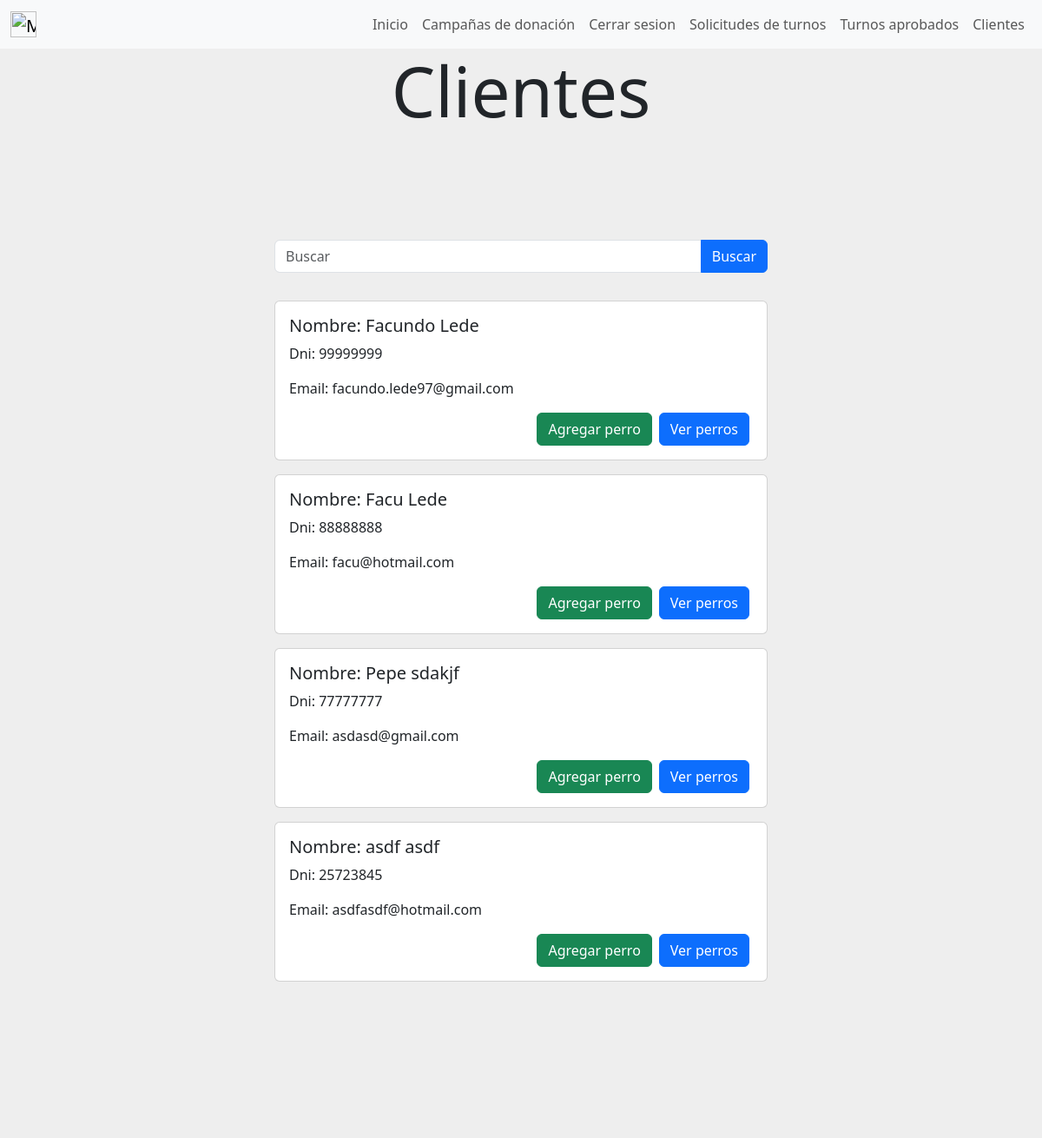
The app's page /clientes (signed in), older data.
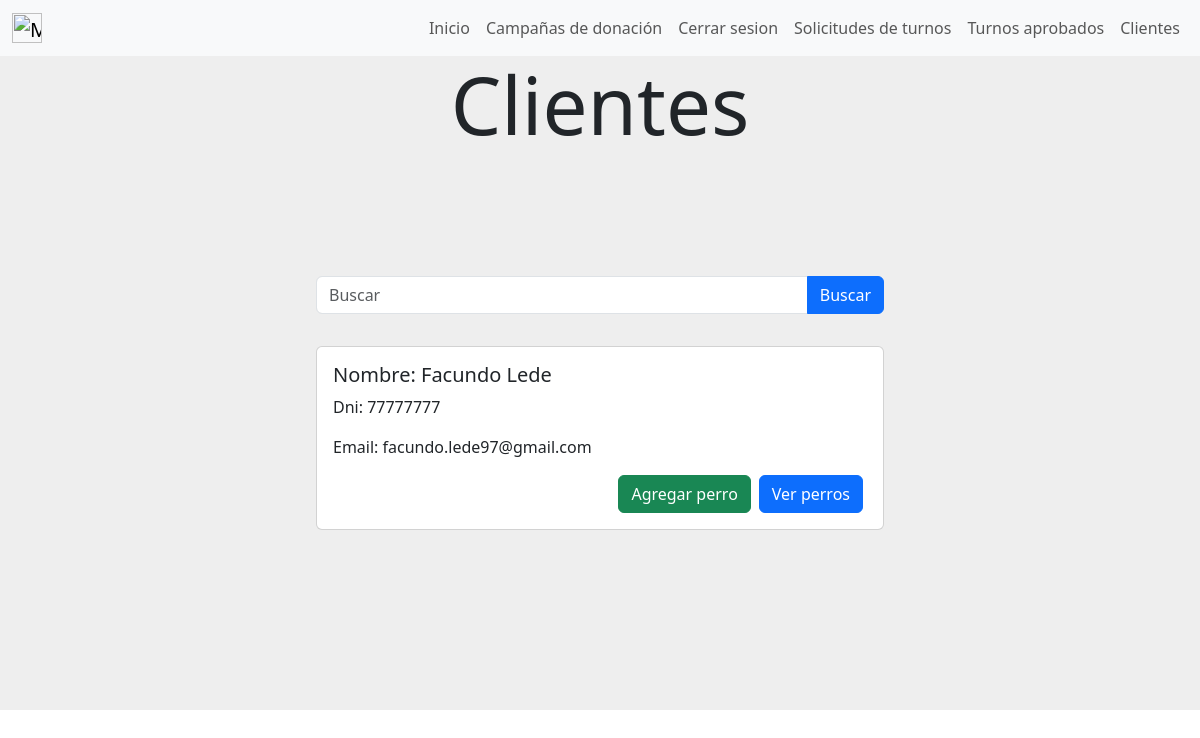
The same page, newer data.
### user/models.py (models this page shows)
class User(AbstractUser):
    dni = models.CharField(max_length=8, unique=True)
    email = models.EmailField(unique=True)

### gestion_de_clientes/views.py (the view)
# urls.py: path('clientes',views.clientes, name= "clientes"),
def clientes(request):
    search_query = request.GET.get("search")
    clientes = User.objects.filter(is_superuser=False)
    if request.method == "GET" and "search" in request.GET:
        if search_query:
            clientes = clientes.filter(dni__icontains=search_query)
    context = {
        "clientes": clientes,
        "search_query": search_query
    }
    return render(request, "gestion_de_clientes/clientes.html", context)

### gestion_de_clientes/templates/gestion_de_clientes/clientes.html (shortened to what this page needs)
{% extends "gestion_de_usuarios/base.html" %}
{% block content %}
{% if user.is_superuser %}
<div style="background-color:#eee;height: 20%;text-align: center;">
    <h1 class="display-1">Clientes</h1>
</div>
<div style="background-color:#eee;height: 5%;text-align: center;">
</div>
<div class="container-fluid" style="background-color: #eee; padding: 20px;">
    <div class="row justify-content-center">
        <div class="col-md-6">
            <form action="" method="GET" class="input-group">
                <input type="text" class="form-control" name="search" placeholder="Buscar" aria-label="Buscar" aria-describedby="search-button">
                <button class="btn btn-primary" type="submit" id="search-button">Buscar</button>
            </form>
        </div>
    </div>
    {% if clientes.count != 0 %}
        {% if search_query %}
            {% for cliente in clientes %}
            <div class="row justify-content-center mt-3">
                <div class="col-md-6">
                    <div class="card">
                        <div class="card-body">
                            <h5 class="card-title">Nombre: {{ cliente.first_name }} {{cliente.last_name}}</h5>
                            <p class="card-text">Dni: {{ cliente.dni }}</p>
                            <p class="card-text">Email: {{ cliente.email }}</p>
                            <div class="d-flex justify-content-end">
                                <a href = "{% url 'cargar_perro' cliente.id %}" class="btn btn-success mx-1">Agregar perro</a>
                                <a href = "{% url 'ver_perros_cliente' cliente.id %}" class="btn btn-primary mx-1">Ver perros</a>
                            </div>
                        </div>
                    </div>
                </div>
            </div>
            {% endfor %}
        {% else %}
            {% for cliente in clientes %}
                <div class="row justify-content-center mt-3">
                    <div class="col-md-6">
                        <div class="card">
                            <div class="card-body">
                                <h5 class="card-title">Nombre: {{ cliente.first_name }} {{cliente.last_name}}</h5>
                                <p class="card-text">Dni: {{ cliente.dni }}</p>
                                <p class="card-text">Email: {{ cliente.email }}</p>
                                <div class="d-flex justify-content-end">
                                    <a href = "{% url 'cargar_perro' cliente.id %}" class="btn btn-success mx-1">Agregar perro</a>
                                    <a href = "{% url 'ver_perros_cliente' cliente.id %}" class="btn btn-primary mx-1">Ver perros</a>
                                </div>
                            </div>
                        </div>
                    </div>
                </div>
            {% endfor %}
        {% endif %}
        </div>
        <div style="background-color:#eee;height: 20%;"></div>
        {% endif %}
{% endif %}
{% endblock %}

Row changes from the older to the newer data that the page shows:
removed User: first_name "Facu", last_name "Lede", dni "88888888", email "facu@hotmail.com"
removed User: first_name "Pepe", last_name "sdakjf", dni "77777777", email "asdasd@gmail.com"
removed User: first_name "asdf", last_name "asdf", dni "25723845", email "asdfasdf@hotmail.com"
changed User "Facundo": dni "99999999" → "77777777"
